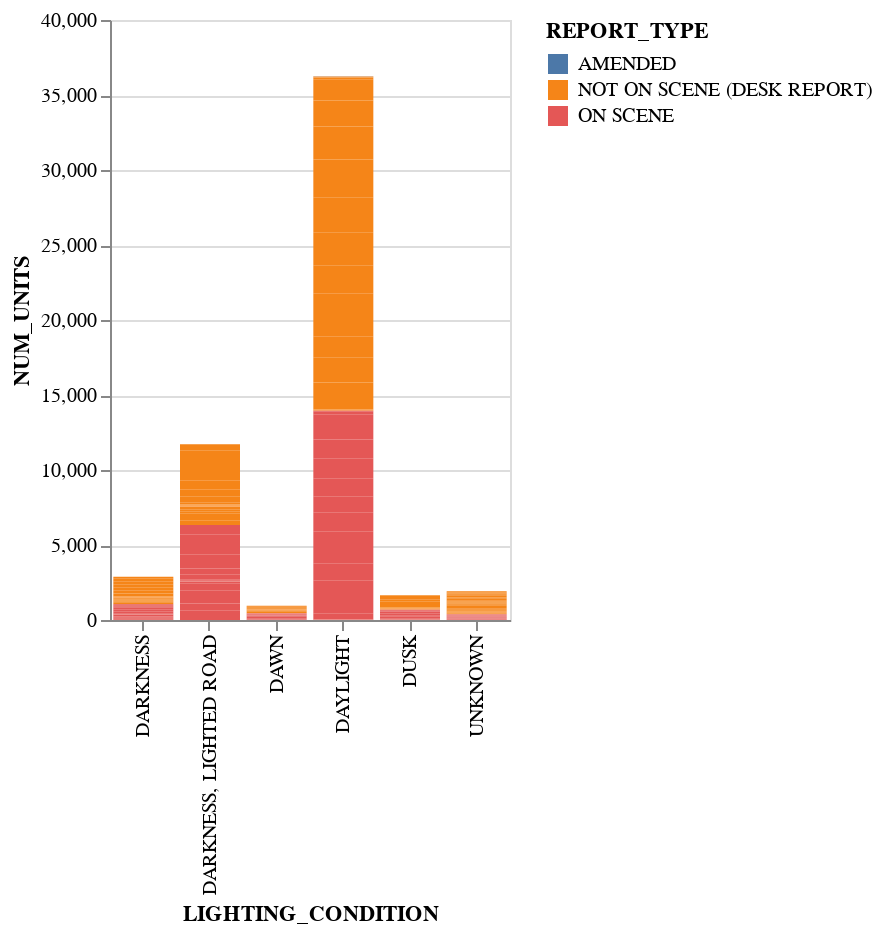

This figure's notebook cell:
### Code cell
alt.Chart(report_1).mark_bar().encode(x ='LIGHTING_CONDITION',y='NUM_UNITS', color='REPORT_TYPE').properties(width=200)

### Figure 1 — Vega-Lite specification as saved in the notebook (floating-point values rounded to 4 significant figures; data arrays with more than 128 entries replaced by an {"elided": "..."} marker saying what was removed)
{"config": {"view": {"continuousWidth": 400, "continuousHeight": 300}}, "data": {"name": "data-3748e75b0b720ddd78b33b282e3f5b9e"}, "mark": "bar", "encoding": {"color": {"field": "REPORT_TYPE", "type": "nominal"}, "x": {"field": "LIGHTING_CONDITION", "type": "nominal"}, "y": {"field": "NUM_UNITS", "type": "quantitative"}}, "width": 200, "$schema": "https://vega.github.io/schema/vega-lite/v4.17.0.json", "datasets": {"data-3748e75b0b720ddd78b33b282e3f5b9e": {"elided": "291 records"}}}
